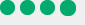
             <widget class="QGroupBox" name="groupBox_33">
              <property name="sizePolicy">
               <sizepolicy hsizetype="Expanding" vsizetype="Fixed">
                <horstretch>0</horstretch>
                <verstretch>0</verstretch>
               </sizepolicy>
              </property>
              <property name="minimumSize">
               <size>
                <width>80</width>
                <height>0</height>
               </size>
              </property>
              <property name="styleSheet">
               <string notr="true">border : none;</string>
              </property>
              <property name="title">
               <string/>
              </property>
              <widget class="QPushButton" name="pushButton_129">
               <property name="geometry">
                <rect>
                 <x>0</x>
                 <y>0</y>
                 <width>15</width>
                 <height>15</height>
                </rect>
               </property>
               <property name="styleSheet">
                <string notr="true">QPushButton
{
border : none;
background-color : #04AA6D;
border-radius : 7px;
}</string>
               </property>
               <property name="text">
                <string/>
               </property>
              </widget>
              <widget class="QPushButton" name="pushButton_130">
               <property name="geometry">
                <rect>
                 <x>20</x>
                 <y>0</y>
                 <width>15</width>
                 <height>15</height>
                </rect>
               </property>
               <property name="styleSheet">
                <string notr="true">QPushButton
{
border : none;
background-color : #04aa6d;
border-radius : 7px;
}</string>
               </property>
               <property name="text">
                <string/>
               </property>
              </widget>
              <widget class="QPushButton" name="pushButton_131">
               <property name="geometry">
                <rect>
                 <x>40</x>
                 <y>0</y>
                 <width>15</width>
                 <height>15</height>
                </rect>
               </property>
               <property name="styleSheet">
                <string notr="true">QPushButton
{
border : none;
background-color : #04aa6d;
border-radius : 7px;
}</string>
               </property>
               <property name="text">
                <string/>
               </property>
              </widget>
              <widget class="QPushButton" name="pushButton_133">
               <property name="geometry">
                <rect>
                 <x>60</x>
                 <y>0</y>
                 <width>16</width>
                 <height>16</height>
                </rect>
               </property>
               <property name="styleSheet">
                <string notr="true">QPushButton
{
border : none;
background-color : #04aa6d;
border-radius : 7px;
}</string>
               </property>
               <property name="text">
                <string/>
               </property>
              </widget>
             </widget>
